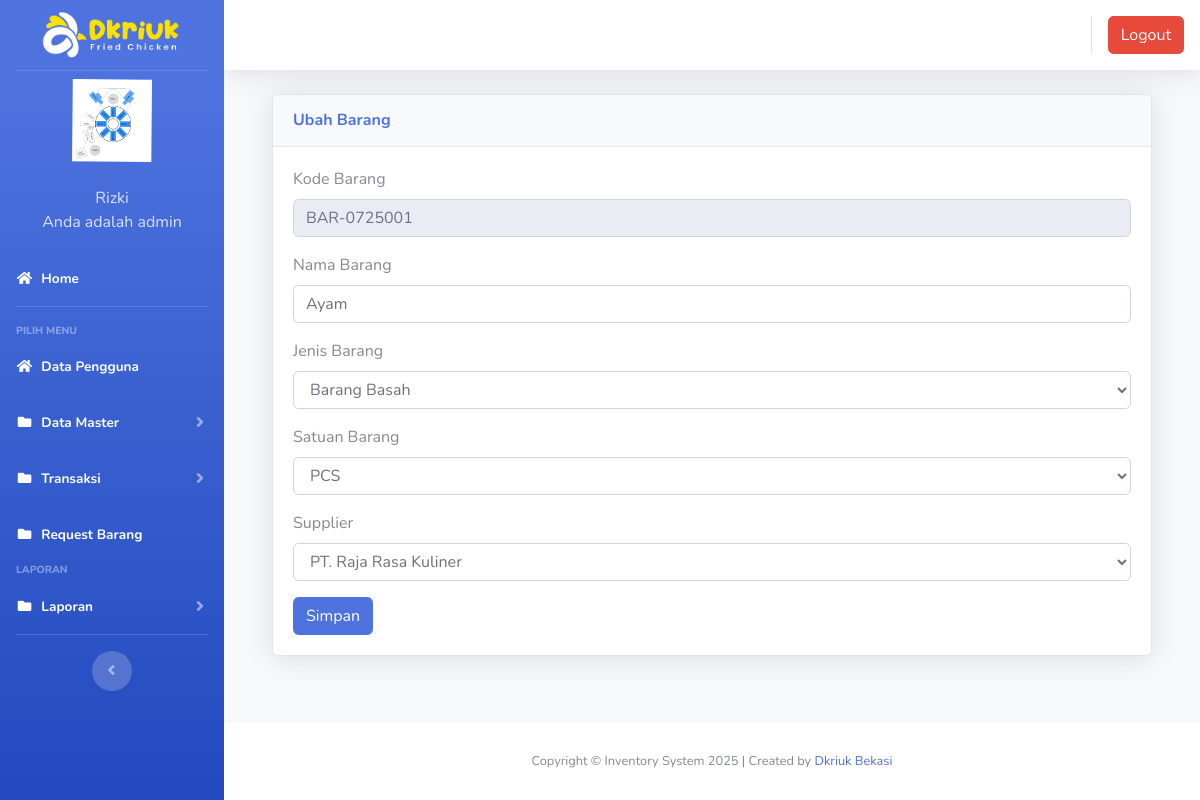
The app's page /index3.php?page=gudang&aksi=ubahgudang&kode_barang=BAR-0725001 (signed in) with its own data.
### tables this page shows
CREATE TABLE IF NOT EXISTS `users` (
  `id` int(11) NOT NULL AUTO_INCREMENT,
  `nik` varchar(10) NOT NULL,
  `nama` varchar(100) NOT NULL,
  `alamat` varchar(200) NOT NULL,
  `telepon` varchar(100) NOT NULL,
  `username` varchar(100) NOT NULL,
  `password` varchar(100) NOT NULL,
  `level` varchar(25) NOT NULL DEFAULT 'member',
  `foto` varchar(255) NOT NULL,
  PRIMARY KEY (`id`)
);

CREATE TABLE IF NOT EXISTS `gudang` (
  `id` int(11) NOT NULL AUTO_INCREMENT,
  `kode_barang` varchar(100) NOT NULL,
  `nama_barang` varchar(100) NOT NULL,
  `jenis_barang` varchar(100) NOT NULL,
  `jumlah` int(100) NOT NULL DEFAULT 0,
  `satuan` varchar(10) NOT NULL,
  `supplier` varchar(50) DEFAULT NULL,
  PRIMARY KEY (`id`)
);

### page/gudang/ubahgudang.php (the view, shortened to what this page needs)
<?php
$kode_barang = $_GET['kode_barang'];
$sql2 = $koneksi->query("SELECT * FROM gudang WHERE kode_barang = '$kode_barang'");
$tampil = $sql2->fetch_assoc();
?>
<div class="container-fluid">
  <div class="card shadow mb-4">
    <div class="card-header py-3">
      <h6 class="m-0 font-weight-bold text-primary">Ubah Barang</h6>
    </div>
    <div class="card-body">
      <div class="table-responsive">
        <div class="body">
          <form method="POST" enctype="multipart/form-data">
            <label for="">Kode Barang</label>
            <div class="form-group">
              <div class="form-line">
                <input type="text" name="kode_barang" class="form-control" id="kode_barang" value="<?php echo $tampil['kode_barang']; ?>" readonly />
              </div>
            </div>
            <label for="">Nama Barang</label>
            <div class="form-group">
              <div class="form-line">
                <input type="text" name="nama_barang" value="<?php echo $tampil['nama_barang']; ?>" class="form-control" />
              </div>
            </div>
            <label for="">Jenis Barang</label>
            <div class="form-group">
              <div class="form-line">
                <select name="jenis_barang" class="form-control">
                  <?php
                  $sql = $koneksi->query("SELECT * FROM jenis_barang ORDER BY id");
                  while ($data = $sql->fetch_assoc()) {
                    $selected = ($tampil['jenis_barang'] == $data['jenis_barang']) ? 'selected' : '';
                    echo "<option value='$data[id].$data[jenis_barang]' $selected>$data[jenis_barang]</option>";
                  }
                  ?>
                </select>
              </div>
            </div>
            <label for="">Satuan Barang</label>
            <div class="form-group">
              <div class="form-line">
                <select name="satuan" class="form-control">
                  <?php
                  $sql = $koneksi->query("SELECT * FROM satuan ORDER BY id");
                  while ($data = $sql->fetch_assoc()) {
                    $selected = ($tampil['satuan'] == $data['satuan']) ? 'selected' : '';
                    echo "<option value='$data[id].$data[satuan]' $selected>$data[satuan]</option>";
                  }
                  ?>
                </select>
              </div>
            </div>
            <label for="">Supplier</label>
            <div class="form-group">
              <div class="form-line">
                <select name="supplier" class="form-control">
                  <?php
                  $sql_supplier = $koneksi->query("SELECT * FROM tb_supplier ORDER BY nama_supplier");
                  while ($data_supplier = $sql_supplier->fetch_assoc()) {
                    $selected = ($tampil['supplier'] == $data_supplier['nama_supplier']) ? 'selected' : '';
                    echo "<option value='$data_supplier[nama_supplier]' $selected>$data_supplier[nama_supplier]</option>";
                  }
                  ?>
                </select>
              </div>
            </div>
            <input type="submit" name="simpan" value="Simpan" class="btn btn-primary">
          </form>
        </div>
      </div>
    </div>
  </div>
</div>

### index3.php (shortened to what this page needs)
<?php
	$koneksi = new mysqli("localhost","pora5278_fahmi","Au1b839@@","pora5278_inventrizki");
	?>
<!DOCTYPE html>
<html lang="en">
<head>
  <link href="vendor/fontawesome-free/css/all.min.css" rel="stylesheet" type="text/css">
  <link href="css/sb-admin-2.min.css" rel="stylesheet">
  <link href="vendor/datatables/dataTables.bootstrap4.min.css" rel="stylesheet">
</head>
<body id="page-top">
  <div id="wrapper">
    <ul class="navbar-nav bg-gradient-primary sidebar sidebar-dark accordion" id="accordionSidebar">
      <a class="sidebar-brand d-flex align-items-center justify-content-center" href="index3.php">
        <div class="sidebar-brand-text mx-2">
          <img src="img/logodkriuk.png" alt="Logo Image" width="150px"/>
        </div>
      </a>
 <?php
   if ($_SESSION['admin']) {
	   $user = $_SESSION['admin'];
   }
   $sql =$koneksi->query("select * from users where id='$user'");
   $data = $sql->fetch_assoc();
   ?>
    <li class="d-flex align-items-center justify-content-center">
        <a class="nav-link">
		 <img src="img/<?php echo $data['foto']?>" class="img-circle" width="80" alt="User"/></a>
	  </li>
		 <li class="nav-item ">
        <a class="nav-link">
         	<div class="d-flex align-items-center justify-content-center" class="name">  <?php echo  $data['nama'];?></div></font>
			<div class="d-flex align-items-center justify-content-center" class="email">Anda adalah <?php echo $data['level'];?></div>
		 </a>
      </li>
      <li class="nav-item active">
        <a class="nav-link" href="?page=home3">
          <i class="fas fa-fw fa-home"></i>
          <span>Home</span></a>
      </li>
      <hr class="sidebar-divider">
      <div class="sidebar-heading">
        Pilih Menu
      </div>
	    <li class="nav-item active">
        <a class="nav-link" href="?page=pengguna">
          <i class="fas fa-fw fa-home"></i>
          <span>Data Pengguna</span></a>
      </li>
	   <li class="nav-item active">
        <a class="nav-link collapsed" href="#" data-toggle="collapse" data-target="#collapseData" aria-expanded="true" aria-controls="collapseData">
          <i class="fas fa-fw fa-folder"></i>
          <span>Data Master</span>
        </a>
      </li>
	    <li class="nav-item active">
        <a class="nav-link collapsed" href="#" data-toggle="collapse" data-target="#collapsePages" aria-expanded="true" aria-controls="collapsePages">
          <i class="fas fa-fw fa-folder"></i>
          <span>Transaksi</span>
        </a>
      </li>
      	<li class="nav-item active">
        <a class="nav-link" href="?page=requestbarang" aria-expanded="true">
          <i class="fas fa-fw fa-folder"></i>
          <span>Request Barang</span>
        </a>
      </li>
      <div class="sidebar-heading">
        Laporan
      </div>
	     <li class="nav-item active">
        <a class="nav-link collapsed" href="#" data-toggle="collapse" data-target="#collapseLaporan" aria-expanded="true" aria-controls="collapseLaporan">
          <i class="fas fa-fw fa-folder"></i>
          <span>Laporan</span>
        </a>
      </li>
      <hr class="sidebar-divider d-none d-md-block">
      <div class="text-center d-none d-md-inline">
        <button class="rounded-circle border-0" id="sidebarToggle"></button>
      </div>
    </ul>
    <div id="content-wrapper" class="d-flex flex-column">
      <div id="content">
        <nav class="navbar navbar-expand navbar-light bg-white topbar mb-4 static-top shadow">
          <ul class="navbar-nav ml-auto">
            <li class="nav-item dropdown no-arrow">
			 <div class="top-menu">
        <ul class="nav pull-right top-menu">
           <li><a onclick="return confirm('Apakah anda yakin akan logout?')" class="btn btn-danger" class="logout" href="logout.php">Logout</a></li>
        </ul>
      </div>
            </li>
          </ul>
        </nav>
        <div class="container-fluid">
		 <section class="content">
		      <?php
			   $page = $_GET['page'];
			   $aksi = $_GET['aksi'];
				if ($page == "gudang") {
				    if ($aksi == "ubahgudang") {
					   include "page/gudang/ubahgudang.php";
				   }
				}
			   ?>
    </section>
</div>
    </div>
      <footer class="sticky-footer bg-white" style="">
        <div class="container my-auto">
          <div class="copyright text-center my-auto">
            <span>Copyright  &copy; Inventory System 2025 | Created by <a href='https://dkriuk.com/' title='Drkiuk' target='_blank'>Dkriuk Bekasi</a>
            </span>
          </div>
        </div>
      </footer>
  </div>
  </div>
</body>
</html>

### records on screen
users: foto (picture), nama "Rizki", level "admin"
gudang: kode_barang "BAR-0725001", nama_barang "Ayam"

### other values on screen
form field jenis_barang "Barang Basah"
form field satuan "PCS"
form field supplier "PT. Raja Rasa Kuliner"
